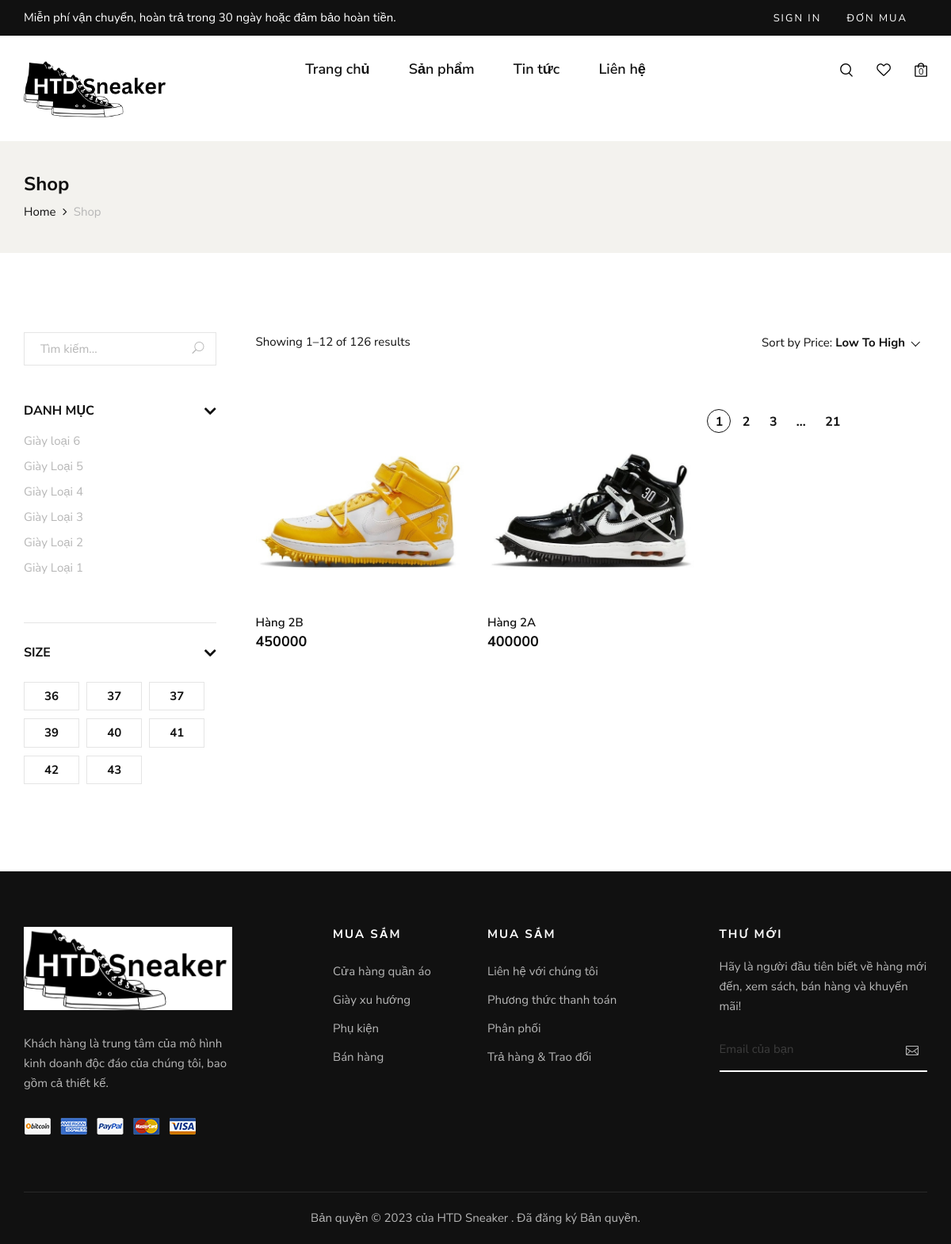
Page /Duan1/index.php?act=sanpham&iddm=47 on the committed database.
### tables this page shows
CREATE TABLE `danhmuc` (
  `id_dm` int(11) UNSIGNED NOT NULL,
  `name_dm` varchar(255) NOT NULL
);

CREATE TABLE `sanpham` (
  `id_sp` int(11) UNSIGNED NOT NULL,
  `img_sp` varchar(255) DEFAULT NULL,
  `name_sp` varchar(255) NOT NULL,
  `soluong_sp` int(100) DEFAULT NULL,
  `mota_sp` text DEFAULT NULL,
  `price_sp` double(10,2) NOT NULL DEFAULT 0.00,
  `id_dm` int(11) UNSIGNED NOT NULL,
  `luotxem` int(11) NOT NULL
);

### Duan1/model/pdo.php (called while the page is built, shortened)
<?php
function pdo_get_connection(){
    $dburl = "mysql:host=localhost;dbname=giaymoi;charset=utf8";
    $username = 'root';
    $password = '';
    $conn = new PDO($dburl, $username, $password);
    $conn->setAttribute(PDO::ATTR_ERRMODE, PDO::ERRMODE_EXCEPTION);
    return $conn;
}
function pdo_query($sql){
    $sql_args = array_slice(func_get_args(), 1);
    try{
        $conn = pdo_get_connection();
        $stmt = $conn->prepare($sql);
        $stmt->execute($sql_args);
        $rows = $stmt->fetchAll();
        return $rows;
    }
    catch(PDOException $e){
        throw $e;
    }
    finally{
        unset($conn);
    }
}

### Duan1/model/danhmuc.php (called while the page is built, shortened)
<?php
    function loadall_danhmuc() {
        $sql="select * from danhmuc order by id_dm desc";
        $listdanhmuc=pdo_query($sql);
        return $listdanhmuc;
    }
?>

### Duan1/model/sanpham.php (called while the page is built, shortened)
<?php
    function loadall_sanpham_home() {
        $sql="select * from sanpham where 1 order by id_sp desc limit 0,9";
        $listsanpham=pdo_query($sql);
        return $listsanpham;
    }
    function loadall_sanpham($kyw="",$iddm=0) {
        $sql="select * from sanpham where 1";
        if($iddm>0) {
            $sql.=" and id_dm ='".$iddm."'";
        }
        $sql.=" order by id_sp desc";
        $listsanpham=pdo_query($sql);
        return $listsanpham;
    }
?>

### Duan1/global.php (called while the page is built)
<?php
    $img_path="upload/";
?>

### Duan1/view/boxleft.php (the view, shortened to what this page needs)
<section class="shop spad">
    <div class="container">
        <div class="row">
            <div class="col-lg-3">
                <div class="shop__sidebar">
                    <div class="shop__sidebar__search">
                        <form action="index.php?act=sanpham" method="post">
                            <input name="kyw" type="text" placeholder="Tìm kiếm...">
                            <button name="timkiem" type="submit"><span name="timkiem" class="icon_search"></span></button>
                        </form>
                    </div>
                    <div class="shop__sidebar__accordion">
                        <div class="accordion" id="accordionExample">
                            <div class="card">
                                <div class="card-heading">
                                    <a data-toggle="collapse" data-target="#collapseOne">Danh Mục</a>
                                </div>
                                <div id="collapseOne" class="collapse show" data-parent="#accordionExample">
                                    <div class="card-body">
                                        <div class="shop__sidebar__categories">
                                            <ul class="nice-scroll">
                                                <?php
                                                    foreach ($dsdm as $dm) {
                                                        extract($dm);
                                                        $linkdm="index.php?act=sanpham&iddm=".$id_dm;
                                                        echo '<li>
                                                        <a href="'.$linkdm.'">'.$name_dm.'</a>
                                                    </li>';
                                                    }
                                                ?>
                                            </ul>
                                        </div>
                                    </div>
                                </div>
                            </div>
                            <div class="card">
                                <div class="card-heading">
                                    <a data-toggle="collapse" data-target="#collapseFour">Size</a>
                                </div>
                                <div id="collapseFour" class="collapse show" data-parent="#accordionExample">
                                    <div class="card-body">
                                        <div class="shop__sidebar__size">
                                            <label for="xs">36
                                            </label>
                                            <label for="sm">37
                                            </label>
                                            <label for="md">37
                                            </label>
                                            <label for="xl">39
                                            </label>
                                            <label for="2xl">40
                                            </label>
                                            <label for="xxl">41
                                            </label>
                                            <label for="3xl">42
                                            </label>
                                            <label for="4xl">43
                                            </label>
                                        </div>
                                    </div>
                                </div>
                            </div>
                        </div>
                    </div>
                </div>
            </div>

### Duan1/view/sanpham.php (shortened to what this page needs)
    <section class="breadcrumb-option">
        <div class="container">
            <div class="row">
                <div class="col-lg-12">
                    <div class="breadcrumb__text">
                        <h4>Shop</h4>
                        <div class="breadcrumb__links">
                            <a href="./index.html">Home</a>
                            <span>Shop</span>
                        </div>
                    </div>
                </div>
            </div>
        </div>
    </section>
<?php
    include "boxleft.php";
?>
<div class="col-lg-9">
                    <div class="shop__product__option">
                        <div class="row">
                            <div class="col-lg-6 col-md-6 col-sm-6">
                                <div class="shop__product__option__left">
                                    <p>Showing 1–12 of 126 results</p>
                                </div>
                            </div>
                            <div class="col-lg-6 col-md-6 col-sm-6">
                                <div class="shop__product__option__right">
                                    <p>Sort by Price:</p>
                                </div>
                            </div>
                        </div>
                    </div>
                    <div class="row">
                        <?php
                                  foreach( $dssp as $sp) {
                                    extract($sp);
                                    $linksp="index.php?act=sanphamct&idsp=".$id_sp;
                                    $hinh= $img_path.$img_sp;
                                    echo '
                                    <div class="col-lg-4 col-md-6 col-sm-6">
                                    <div class="product__item">
                                        <div class="product__item__pic set-bg" data-setbg="'. $hinh.'">
                                            <ul class="product__hover">
                                                <li><a href="#"><img src="view/img/icon/heart.png" alt=""></a></li>
                                                <li><a href="#"><img src="view/img/icon/compare.png" alt=""> <span>Compare</span></a>
                                                </li>
                                                <li><a href="'.$linksp.'"><img src="view/img/icon/cart.png" alt=""></a></li>
                                            </ul>
                                        </div>
                                        <div class="product__item__text">
                                            <h6>'.$name_sp.'</h6>
                                            <a href="'.$linksp.'" class="add-cart">Xem Chi Tiết Sản Phẩm</a>
                                            <h5>'.$price_sp.'</h5>
                                        </div>
                                    </div>
                                </div>
                                    ';
                                }
                            ?>
                    <div class="row">
                        <div class="col-lg-12">
                            <div class="product__pagination">
                                <a class="active" href="#">1</a>
                                <a href="#">2</a>
                                <a href="#">3</a>
                                <span>...</span>
                                <a href="#">21</a>
                            </div>
                        </div>
                    </div>
                </div>
            </div>
        </div>
    </section>

### rows in the picture
danhmuc: name_dm "Giày loại 6"
danhmuc: name_dm "Giày Loại 5"
danhmuc: name_dm "Giày Loại 4"
danhmuc: name_dm "Giày Loại 3"
danhmuc: name_dm "Giày Loại 2"
danhmuc: name_dm "Giày Loại 1"
sanpham: shows a picture, name_sp "Hàng 2B", price_sp "450000"
sanpham: shows a picture, name_sp "Hàng 2A", price_sp "400000"
